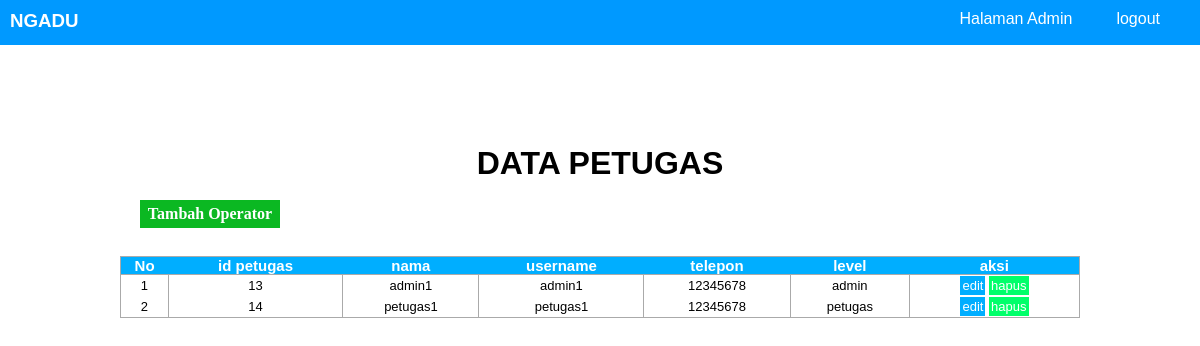
Screenshot of /public/Admin/dataoperator (signed in) with the database file from the repository.
### tables this page shows
CREATE TABLE `petugas` (
  `id_petugas` int(11) NOT NULL,
  `nama_petugas` varchar(35) NOT NULL,
  `username` varchar(25) NOT NULL,
  `password` varchar(32) NOT NULL,
  `telp` int(13) NOT NULL,
  `level` enum('admin','petugas') NOT NULL
);

### App/Core/Controller.php (called while the page is built, shortened)
<?php
class Controller{
    public function view($view,$data = []){
        require_once '../App/View/'.$view.'.php';
    }
    public function model($model){
        return new $model;
    }
}
?>

### App/Controller/Admin.php (called while the page is built, shortened)
<?php
class Admin extends Controller{
    public function dataoperator(){
        $data['petugas'] = $this->model('Petugas_model')->getalldata();
        $this->view('Admin/Petugas',$data);
    }
}
?>

### App/Core/App.php (called while the page is built, shortened)
<?php
Class App{
    protected $method = 'index';
    protected $param = [];
    public function __construct(){
        $url = $this->parseurl();
        if(file_exists('../App/Controller/'.$url[0].'.php')){
            unset($url[0]);
        }
        $this->controller = new $this->controller;
        if(isset($url[1])){
            if(method_exists($this->controller,$url[1])){
                $this->method = $url[1];
            }
        }
        call_user_func_array([$this->controller,$this->method],$this->param);
    }
    public function parseurl(){
        if(isset($_GET['url'])){
            $url = rtrim($_GET['url'],'/');
            $url = filter_var($url,FILTER_SANITIZE_URL);
            $url = explode('/',$url);
            return $url;
        }
    }
}
?>

### Public/index.php (called while the page is built, shortened)
<?php
$App = new App;
?>

### App/Core/Database.php (called while the page is built, shortened)
<?php
class Database {
    private $host = DB_HOST;
    private $name = DB_NAME;
    private $user = DB_USER;
    private $pass = DB_PASS;
    private $db;
    private $stmt;
    public function __construct(){
        $dsn = "mysql:host=".$this->host.";dbname=".$this->name;
        $options = [
            PDO::ATTR_PERSISTENT => true,
            PDO::ATTR_ERRMODE => PDO::ERRMODE_EXCEPTION
        ];
        try{
            $this->db = new PDO($dsn, $this->user, $this->pass, $options);
        }
        catch(PDOException $e){
            die($e->getMessage());
        }
    }
    public function query($query){
        $this->db->beginTransaction();
        $this->stmt = $this->db->prepare($query);
        try{
            $this->db->commit();
        }
        catch(PDOException $e){
            $this->db->rollback();
            die($e->getMessage());
        }
    }
    public function execute(){
        $this->stmt->execute();
    }
    public function ResultSet(){
        $this->execute();
        return $this->stmt->fetchALL(PDO::FETCH_ASSOC);
    }
}
?>

### App/Model/Petugas_model.php (called while the page is built, shortened)
<?php
class Petugas_model{
    private $db;
    public function __construct(){
        $this->db = new Database;
    }
    public function getalldata(){
        $this->db->query("SELECT * FROM petugas");
        return $this->db->ResultSet();
    }
}
?>

### App/View/Admin/Petugas.php (the view, shortened to what this page needs)
<!DOCTYPE html>
<html lang="en">
<head>
    <link rel="stylesheet" href="<?=BASEURL;?>/Asset/css/indexTanggapan.css">
</head>
<body>
<div class="header">
    <h3>NGADU</h3>
    <nav>
        <ul>
            <li><a href="<?=BASEURL.'/Admin'?>">Halaman Admin</a></li>
            <li><a href="<?=BASEURL.'/Petugas/logout/'?>">logout</a></li>
        </ul>
    </nav>
</div>
<div class="latar">
<center><h1>DATA PETUGAS</h1></center>
<br>
<div class="btn-tambah">
<a href="<?=BASEURL.'/Registrasi/petugas'?>">Tambah Operator</a>
</div>
<br>
<table class="paleBlueRows">
<thead>
        <tr>
            <th>No</th>
            <th>id petugas</th>
            <th>nama</th>
            <th>username</th>
            <th>telepon</th>
            <th>level</th>
            <th>aksi</th>
        </tr>
</thead>
<tbody>
<?php $x=0; foreach($data['petugas'] as $ptg) :?>
        <tr>
            <td><?= ++$x?></td>
            <td><?= $ptg['id_petugas']?></td>
            <td><?= $ptg['nama_petugas']?></td>
            <td><?= $ptg['username']?></td>
            <td><?= $ptg['telp']?></td>
            <td><?= $ptg['level']?></td>
            <td><a class ="btn-tanggapi" href="<?=BASEURL;?>/Admin/EditOperator/<?= $ptg['id_petugas']?>">edit</a>
                <a class="btn-detail" href="<?=BASEURL;?>/Admin/HapusPetugas/<?=$ptg['id_petugas']?>" onclick="return confirm('Anda Yakin?')">hapus</a>
            </td>
        </tr>
<?php endforeach;?>
</tbody>
</table>
</div>
</body>
</html>

### Public/Asset/css/indexTanggapan.css (style rules this page uses)
* { padding: 0; margin: 0; }
.header { background-color: rgb(0, 153, 255); padding-top: 10px; padding-left: 10px; padding-bottom: 5px; height: 30px; }
h3 { color: white; float: left; font-family: Verdana, Geneva, Tahoma, sans-serif; }
nav ul { float: right; }
nav li { display: inline; }
nav li a { color: white; margin-right: 40px; text-decoration: none; font-family: Verdana, Geneva, Tahoma, sans-serif; }
.latar { margin-top: 100px; height: 100vh; }
.latar h1 { font-family: Verdana, Geneva, Tahoma, sans-serif; }
table.paleBlueRows { font-family: Arial, Helvetica, sans-serif; margin: auto; width: 80%; text-align: center; border-collapse: collapse; }
table.paleBlueRows td { border-right: 1px solid #AAAAAA; border-left: 1px solid #AAAAAA; padding: 3px 2px; }
table.paleBlueRows { border-bottom: 1px solid #AAAAAA; border-right: 1px solid #AAAAAA; border-left: 1px solid #AAAAAA; border-top: 1px solid #AAAAAA; }
table.paleBlueRows tbody td { font-size: 13px; }
table.paleBlueRows thead { background: #00aeff; border-bottom: 1px solid #AAAAAA; }
table.paleBlueRows thead th { font-size: 15px; font-weight: bold; color: #FFFFFF; text-align: center; }
table .btn-tanggapi { background-color: #00aeff; text-decoration: none; color: white; padding: 2px; }
table .btn-detail { background-color: #00ff6a; text-decoration: none; color: white; padding: 2px; }
.btn-tambah { margin-left: 140px; text-decoration: none; background-color: rgb(11, 184, 34); margin-bottom: 10px; padding: 5px; width: 130px; text-align: center; }
.btn-tambah a { color: white; font-weight: bold; text-decoration: none; }

### rows the page displays
petugas: id_petugas "13", nama_petugas "admin1", username "admin1", telp "12345678", level "admin"
petugas: id_petugas "14", nama_petugas "petugas1", username "petugas1", telp "12345678", level "petugas"
